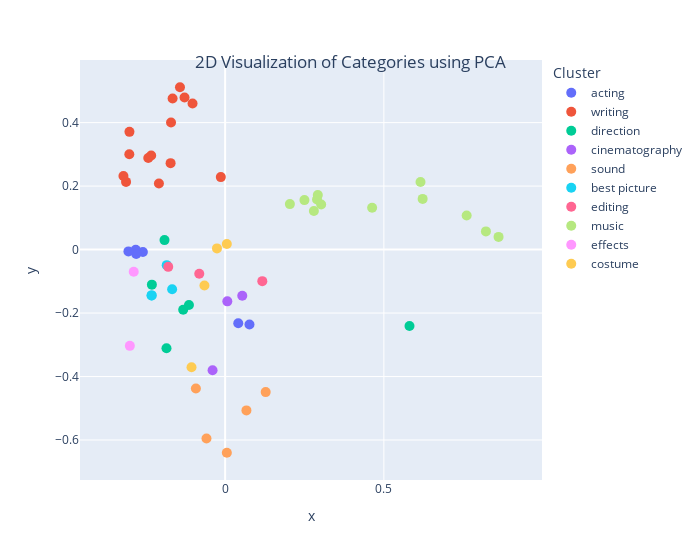

This figure's notebook cell:
### Code cell
import plotly.express as px
import pandas as pd
import src.models.question1 as q1

# Parameters
k = 12
min_samples = 10

# Get data and perform clustering
embedded_categories, categories = q1.get_embedded_categories(min_samples)
labels = q1.perform_kmeans(embedded_categories, k)
reduced_dim = q1.reduce_dim(embedded_categories, 2)


clusters_cat = []
for cat in categories:
    clusters_cat.append(q1.category_mapping[cat])


# Create DataFrame for easier management
df_2d = pd.DataFrame({
    "x": reduced_dim[:, 0],
    "y": reduced_dim[:, 1],
    "Category": categories,
    "Cluster": clusters_cat
})

# Create scatter plot
fig_2d = px.scatter(
    df_2d, 
    x="x", 
    y="y", 
    color="Cluster", 
    custom_data=["Category", "Cluster"],
)

# Customize hover template
fig_2d.update_traces(
    hovertemplate=(
        "<b>Category:</b> %{customdata[0]}<br>"
        "<b>Cluster:</b> %{customdata[1]}<extra></extra>"
    ),
    marker=dict(size=10),  # Adjust marker size

)

# Disable the color legend and maintain aspect ratio
fig_2d.update_layout(
    showlegend=True, 
    width=700,
    title={
        'text': "2D Visualization of Categories using PCA",
        'y': 0.9, 
        'x': 0.5, 
        'xanchor': 'center',
        'yanchor': 'top'
    },
)
fig_2d.update_xaxes(scaleanchor="y", scaleratio=1)
fig_2d.update_yaxes(scaleanchor="x", scaleratio=1)

fig_2d.show()

pio.write_html(fig_2d, file="output/clusters_2d.html", full_html=False)

### Figure 1 — Plotly figure (JSON) as saved in the notebook; plotly's stock layout.template omitted (floating-point values rounded to 4 significant figures)
{"data": [{"customdata": [["actress", "acting"], ["actor", "acting"], ["actress in a supporting role", "acting"], ["actor in a supporting role", "acting"], ["actress in a leading role", "acting"], ["actor in a leading role", "acting"]], "hovertemplate": "<b>Category:</b> %{customdata[0]}<br><b>Cluster:</b> %{customdata[1]}<extra></extra>", "legendgroup": "acting", "marker": {"color": "#636efa", "size": 10, "symbol": "circle"}, "mode": "markers", "name": "acting", "orientation": "v", "showlegend": true, "type": "scatter", "x": [0.07664, 0.04129, -0.2591, -0.2816, -0.2801, -0.3047], "xaxis": "x", "y": [-0.2362, -0.232, -0.007856, -0.0007781, -0.01357, -0.005682], "yaxis": "y"}, {"customdata": [["writing (original story)", "writing"], ["writing (screenplay)", "writing"], ["writing (original screenplay)", "writing"], ["writing (original motion picture story)", "writing"], ["documentary (feature)", "writing"], ["writing (motion picture story)", "writing"], ["writing (story and screenplay)", "writing"], ["writing (screenplay—based on material from another medium)", "writing"], ["writing (story and screenplay—written directly for the screen)", "writing"], ["writing (story and screenplay—based on factual material or material not previously published or produced)", "writing"], ["writing (screenplay based on material from another medium)", "writing"], ["writing (screenplay written directly for the screen)", "writing"], ["writing (screenplay based on material previously produced or published)", "writing"], ["writing (adapted screenplay)", "writing"]], "hovertemplate": "<b>Category:</b> %{customdata[0]}<br><b>Cluster:</b> %{customdata[1]}<extra></extra>", "legendgroup": "writing", "marker": {"color": "#EF553B", "size": 10, "symbol": "circle"}, "mode": "markers", "name": "writing", "orientation": "v", "showlegend": true, "type": "scatter", "x": [-0.1027, -0.1423, -0.128, -0.2086, -0.01362, -0.1719, -0.1705, -0.233, -0.3019, -0.3122, -0.2421, -0.3015, -0.3204, -0.1656], "xaxis": "x", "y": [0.4604, 0.5114, 0.4789, 0.2082, 0.2283, 0.2723, 0.4004, 0.2962, 0.3003, 0.2133, 0.2886, 0.3709, 0.232, 0.476], "yaxis": "y"}, {"customdata": [["art direction", "direction"], ["directing", "direction"], ["dance direction", "direction"], ["assistant director", "direction"], ["art direction (black-and-white)", "direction"], ["art direction (color)", "direction"]], "hovertemplate": "<b>Category:</b> %{customdata[0]}<br><b>Cluster:</b> %{customdata[1]}<extra></extra>", "legendgroup": "direction", "marker": {"color": "#00cc96", "size": 10, "symbol": "circle"}, "mode": "markers", "name": "direction", "orientation": "v", "showlegend": true, "type": "scatter", "x": [-0.1848, -0.2308, 0.5808, -0.191, -0.1141, -0.1322], "xaxis": "x", "y": [-0.311, -0.1105, -0.2407, 0.02983, -0.1746, -0.1895], "yaxis": "y"}, {"customdata": [["cinematography", "cinematography"], ["cinematography (color)", "cinematography"], ["cinematography (black-and-white)", "cinematography"]], "hovertemplate": "<b>Category:</b> %{customdata[0]}<br><b>Cluster:</b> %{customdata[1]}<extra></extra>", "legendgroup": "cinematography", "marker": {"color": "#ab63fa", "size": 10, "symbol": "circle"}, "mode": "markers", "name": "cinematography", "orientation": "v", "showlegend": true, "type": "scatter", "x": [-0.03965, 0.006849, 0.05395], "xaxis": "x", "y": [-0.3802, -0.1632, -0.1454], "yaxis": "y"}, {"customdata": [["sound recording", "sound"], ["sound", "sound"], ["sound effects editing", "sound"], ["sound editing", "sound"], ["sound mixing", "sound"]], "hovertemplate": "<b>Category:</b> %{customdata[0]}<br><b>Cluster:</b> %{customdata[1]}<extra></extra>", "legendgroup": "sound", "marker": {"color": "#FFA15A", "size": 10, "symbol": "circle"}, "mode": "markers", "name": "sound", "orientation": "v", "showlegend": true, "type": "scatter", "x": [0.1277, 0.0053, -0.09219, 0.06707, -0.05879], "xaxis": "x", "y": [-0.449, -0.6401, -0.4375, -0.5066, -0.5952], "yaxis": "y"}, {"customdata": [["outstanding production", "best picture"], ["outstanding motion picture", "best picture"], ["best motion picture", "best picture"], ["best picture", "best picture"]], "hovertemplate": "<b>Category:</b> %{customdata[0]}<br><b>Cluster:</b> %{customdata[1]}<extra></extra>", "legendgroup": "best picture", "marker": {"color": "#19d3f3", "size": 10, "symbol": "circle"}, "mode": "markers", "name": "best picture", "orientation": "v", "showlegend": true, "type": "scatter", "x": [-0.184, -0.2316, -0.2316, -0.167], "xaxis": "x", "y": [-0.04908, -0.1444, -0.1444, -0.1249], "yaxis": "y"}, {"customdata": [["film editing", "editing"], ["foreign language film", "editing"], ["animated feature film", "editing"]], "hovertemplate": "<b>Category:</b> %{customdata[0]}<br><b>Cluster:</b> %{customdata[1]}<extra></extra>", "legendgroup": "editing", "marker": {"color": "#FF6692", "size": 10, "symbol": "circle"}, "mode": "markers", "name": "editing", "orientation": "v", "showlegend": true, "type": "scatter", "x": [0.117, -0.1793, -0.08151], "xaxis": "x", "y": [-0.09947, -0.05444, -0.07629], "yaxis": "y"}, {"customdata": [["music (song)", "music"], ["music (scoring)", "music"], ["music (original score)", "music"], ["music (scoring of a musical picture)", "music"], ["music (music score of a dramatic picture)", "music"], ["music (music score of a dramatic or comedy picture)", "music"], ["music (original song)", "music"], ["music (scoring of music—adaptation or treatment)", "music"], ["music (music score—substantially original)", "music"], ["music (song—original for the picture)", "music"], ["music (original dramatic score)", "music"], ["music (original musical or comedy score)", "music"]], "hovertemplate": "<b>Category:</b> %{customdata[0]}<br><b>Cluster:</b> %{customdata[1]}<extra></extra>", "legendgroup": "music", "marker": {"color": "#B6E880", "size": 10, "symbol": "circle"}, "mode": "markers", "name": "music", "orientation": "v", "showlegend": true, "type": "scatter", "x": [0.8613, 0.8215, 0.6155, 0.2497, 0.3025, 0.204, 0.7608, 0.2796, 0.6222, 0.2895, 0.4631, 0.2919], "xaxis": "x", "y": [0.03998, 0.05731, 0.213, 0.1559, 0.1422, 0.1433, 0.1075, 0.1217, 0.1597, 0.1577, 0.1316, 0.1721], "yaxis": "y"}, {"customdata": [["special effects", "effects"], ["visual effects", "effects"]], "hovertemplate": "<b>Category:</b> %{customdata[0]}<br><b>Cluster:</b> %{customdata[1]}<extra></extra>", "legendgroup": "effects", "marker": {"color": "#FF97FF", "size": 10, "symbol": "circle"}, "mode": "markers", "name": "effects", "orientation": "v", "showlegend": true, "type": "scatter", "x": [-0.288, -0.3002], "xaxis": "x", "y": [-0.07, -0.3034], "yaxis": "y"}, {"customdata": [["costume design (color)", "costume"], ["costume design (black-and-white)", "costume"], ["costume design", "costume"], ["makeup", "costume"]], "hovertemplate": "<b>Category:</b> %{customdata[0]}<br><b>Cluster:</b> %{customdata[1]}<extra></extra>", "legendgroup": "costume", "marker": {"color": "#FECB52", "size": 10, "symbol": "circle"}, "mode": "markers", "name": "costume", "orientation": "v", "showlegend": true, "type": "scatter", "x": [-0.02572, 0.005275, -0.06523, -0.1059], "xaxis": "x", "y": [0.003654, 0.01768, -0.1133, -0.3708], "yaxis": "y"}], "layout": {"legend": {"title": {"text": "Cluster"}, "tracegroupgap": 0}, "margin": {"t": 60}, "showlegend": true, "title": {"text": "2D Visualization of Categories using PCA", "x": 0.5, "xanchor": "center", "y": 0.9, "yanchor": "top"}, "width": 700, "xaxis": {"anchor": "y", "domain": [0, 1], "scaleanchor": "y", "scaleratio": 1, "title": {"text": "x"}}, "yaxis": {"anchor": "x", "domain": [0, 1], "scaleanchor": "x", "scaleratio": 1, "title": {"text": "y"}}}}
